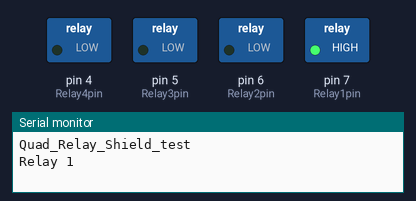
Bench run of a sketch on a simulated Arduino Uno, built with avr-gcc and run on an emulated ATmega328P. Parts: switched loads named in the sketch (green lamp = pin HIGH), the last lines printed to the serial monitor.

Above: at 0.2 s.
At 1.2 s:
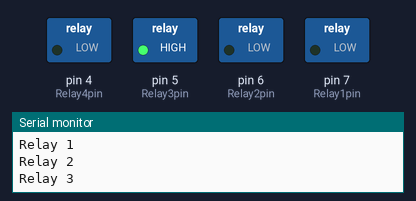
At 2.7 s:
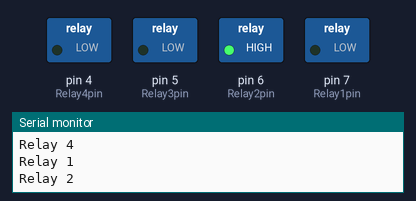
At 3.7 s:
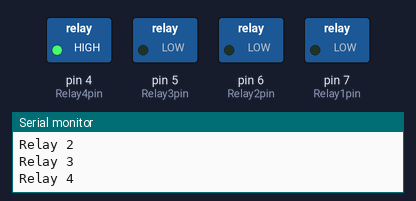
Timing chart, 0 to 4.6 s (numbered marks = the images above):
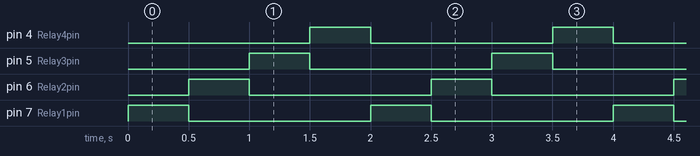

Measured:
- by itself, pin 4 (Relay4pin), pin 5 (Relay3pin), pin 6 (Relay2pin), pin 7 (Relay1pin): alternates HIGH for 0.50 s and LOW for 1.5 s
- by itself, everything shown: repeats every 2.0 s, in 5 steps

The sketch:

Quad_Relay_Shield_test.ino
```cpp
/*
   Quad_Relay_Shield_test
   RelayShield by Catalex catalex.taobao.com
   V1.0 12/02/2013

   A simple test of the Catalex Relay Shiled v1.0 of 12/02/2013
   by Zoomx 20/10/2016

*/

#define Relay1pin 7
#define Relay2pin 6
#define Relay3pin 5
#define Relay4pin 4

#define ritardo 500

void setup() {
  Serial.begin(115200);
  Serial.println("Quad_Relay_Shield_test");

  pinMode(Relay1pin, OUTPUT);
  pinMode(Relay2pin, OUTPUT);
  pinMode(Relay3pin, OUTPUT);
  pinMode(Relay4pin, OUTPUT);

  digitalWrite(Relay1pin, LOW);
  digitalWrite(Relay2pin, LOW);
  digitalWrite(Relay3pin, LOW);
  digitalWrite(Relay4pin, LOW);
}

void loop() {
  digitalWrite(Relay1pin, HIGH);
  Serial.println("Relay 1");
  delay(ritardo);
  digitalWrite(Relay1pin, LOW);

  digitalWrite(Relay2pin, HIGH);
  Serial.println("Relay 2");
  delay(ritardo);
  digitalWrite(Relay2pin, LOW);

  digitalWrite(Relay3pin, HIGH);
  Serial.println("Relay 3");
  delay(ritardo);
  digitalWrite(Relay3pin, LOW);

  digitalWrite(Relay4pin, HIGH);
  Serial.println("Relay 4");
  delay(ritardo);
  digitalWrite(Relay4pin, LOW);
}
```
